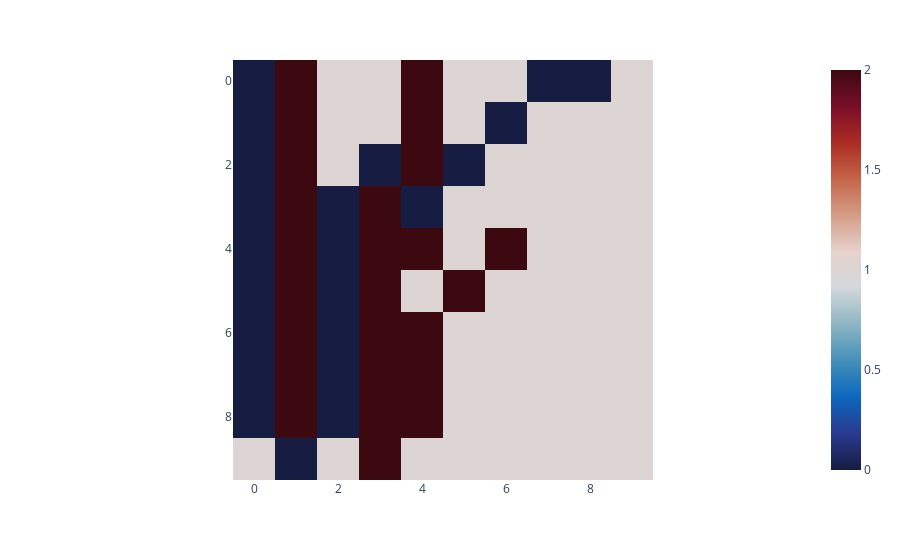

The code cell stored with this chart in its notebook:
### Code cell
class Node():
    
    def __init__(self, parent=None, position=None):
        self.parent = parent
        self.position = position

        self.g = 0
        self.h = 0
        self.f = 0

    def __eq__(self, other):
        return self.position == other.position
    
    def __repr__(self) -> str:
        return self.position


def astar(maze, start, end):

    # Create start and end node
    start_node = Node(None, start)
    start_node.g = start_node.h = start_node.f = 0
    end_node = Node(None, end)
    end_node.g = end_node.h = end_node.f = 0

    # Initialize both open and closed list
    open_list = []
    closed_list = []

    # Add the start node
    open_list.append(start_node)

    # Loop until you find the end
    while len(open_list) > 0:

        # Get the current node
        current_node = open_list[0]
        for item in open_list:
            if item.f < current_node.f:
                current_node = item
        print("we are here: ", current_node.position, current_node.g)
        # Pop current off open list, add to closed list
        open_list.remove(current_node)
        closed_list.append(current_node)

        # Found the goal
        if current_node == end_node:
            path = []
            current = current_node
            while current is not None:
                path.append(current.position)
                current = current.parent
            return path[::-1] # Return reversed path

        # Generate children
        children = []
        for new_position in [(0, -1), (0, 1), (-1, 0), (1, 0),(-1, -1), (1, 1), (-1, 1), (1, -1)]: # Adjacent squares

            # Get node position
            node_position = (current_node.position[0] + new_position[0], current_node.position[1] + new_position[1])

            # Make sure within range
            if node_position[0] > (len(maze) - 1) or node_position[0] < 0 or node_position[1] > (len(maze[len(maze)-1]) -1) or node_position[1] < 0:
                continue

            # Make sure walkable terrain
            if maze[node_position[0]][node_position[1]] != 1:
                continue

            # Create new node
            new_node = Node(current_node, node_position)

            # Append
            children.append(new_node)

        # Loop through children
        for child in children:

            # Child is on the closed list
            if child in closed_list:
                continue

            # Create the f, g, and h values
            child.g = current_node.g + 1
            child.h = ((child.position[0] - end_node.position[0]) ** 2) + ((child.position[1] - end_node.position[1]) ** 2)
            child.f = child.g + child.h

            # Child is already in the open list
            if child in open_list:
                i = open_list.index(child)
                duplicated = open_list[i]
                if child.g > duplicated.g:
                    continue


            # Add the child to the open list
            open_list.append(child)


def main():

    maze = [[1, 2, 1, 1, 2, 1, 1, 1, 1, 1],
            [1, 2, 1, 1, 2, 1, 1, 1, 1, 1],
            [1, 2, 1, 1, 2, 1, 1, 1, 1, 1],
            [1, 2, 1, 2, 1, 1, 1, 1, 1, 1],
            [1, 2, 1, 2, 2, 1, 2, 1, 1, 1],
            [1, 2, 1, 2, 1, 2, 1, 1, 1, 1],
            [1, 2, 1, 2, 2, 1, 1, 1, 1, 1],
            [1, 2, 1, 2, 2, 1, 1, 1, 1, 1],
            [1, 2, 1, 2, 2, 1, 1, 1, 1, 1],
            [1, 1, 1, 2, 1, 1, 1, 1, 1, 1]]

    start = (0, 0)
    end = (0, 8)

    path = astar(maze, start, end)
    print(path)
    for path_position in path:
        maze[path_position[0]][path_position[1]] = 0
    
    fig = px.imshow(maze, color_continuous_midpoint=0.0, range_color= [0,2], color_continuous_scale= 'balance')
    fig.show()

if __name__ == '__main__':
    main()

### Figure 1 — Plotly figure (JSON) as saved in the notebook; plotly's stock layout.template omitted (floating-point values rounded to 4 significant figures)
{"data": [{"coloraxis": "coloraxis", "hovertemplate": "x: %{x}<br>y: %{y}<br>color: %{z}<extra></extra>", "name": "0", "type": "heatmap", "xaxis": "x", "yaxis": "y", "z": [[0, 2, 1, 1, 2, 1, 1, 0, 0, 1], [0, 2, 1, 1, 2, 1, 0, 1, 1, 1], [0, 2, 1, 0, 2, 0, 1, 1, 1, 1], [0, 2, 0, 2, 0, 1, 1, 1, 1, 1], [0, 2, 0, 2, 2, 1, 2, 1, 1, 1], [0, 2, 0, 2, 1, 2, 1, 1, 1, 1], [0, 2, 0, 2, 2, 1, 1, 1, 1, 1], [0, 2, 0, 2, 2, 1, 1, 1, 1, 1], [0, 2, 0, 2, 2, 1, 1, 1, 1, 1], [1, 0, 1, 2, 1, 1, 1, 1, 1, 1]]}], "layout": {"coloraxis": {"cmax": 2, "cmid": 0, "cmin": 0, "colorscale": [[0, "rgb(23, 28, 66)"], [0.09091, "rgb(41, 58, 143)"], [0.1818, "rgb(11, 102, 189)"], [0.2727, "rgb(69, 144, 185)"], [0.3636, "rgb(142, 181, 194)"], [0.4545, "rgb(210, 216, 219)"], [0.5455, "rgb(230, 210, 204)"], [0.6364, "rgb(213, 157, 137)"], [0.7273, "rgb(196, 101, 72)"], [0.8182, "rgb(172, 43, 36)"], [0.9091, "rgb(120, 14, 40)"], [1, "rgb(60, 9, 17)"]]}, "margin": {"t": 60}, "xaxis": {"anchor": "y", "constrain": "domain", "domain": [0, 1], "scaleanchor": "y"}, "yaxis": {"anchor": "x", "autorange": "reversed", "constrain": "domain", "domain": [0, 1]}}}
